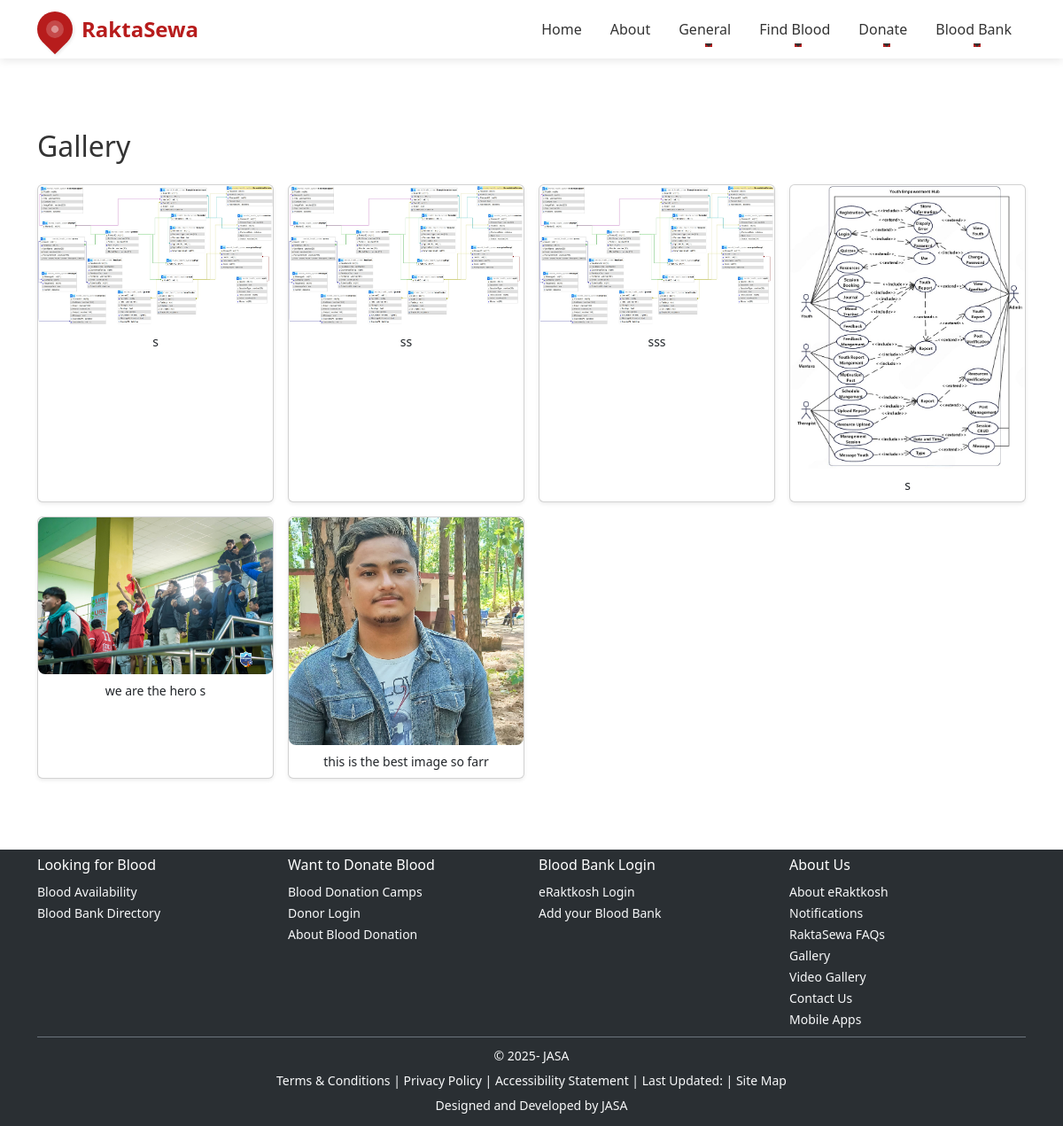
Page /gallery/ on the committed database.
### core/models.py (models this page shows, shortened)
class Gallery(models.Model):
    image = models.ImageField(upload_to='gallery/')
    caption = models.CharField(max_length=255, blank=True)
    uploaded_at = models.DateTimeField(auto_now_add=True)

### core/views.py (the view)
# urls.py: path('gallery/', views.gallery, name='gallery'),
def gallery(request):
    images = Gallery.objects.order_by('-uploaded_at')
    return render(request, 'gallery.html', {'images': images})

### templates/gallery.html (shortened to what this page needs)
{% extends 'base.html' %}
{% load static %}
{% block content %}
<div class="container my-5">
  <h2 class="mb-4">Gallery</h2>
  <div class="row g-3">
    {% for image in images %}
    <div class="col-6 col-md-4 col-lg-3">
      <div class="card shadow-sm h-100">
        <img src="{{ image.image.url }}" class="card-img-top gallery-img" alt="{{ image.caption }}">
        {% if image.caption %}
        <div class="card-body p-2">
          <p class="card-text small text-center">{{ image.caption }}</p>
        </div>
        {% endif %}
      </div>
    </div>
    {% empty %}
    <div class="text-center">No images in the gallery yet.</div>
    {% endfor %}
  </div>
</div>
{% endblock %}

### static/css/styles.css (style rules this page uses)
.gallery-img { border-radius: 8px; transition: transform 0.3s; }

### templates/base.html (style rules this page uses)
:root { --primary-color: #b71c1c; --secondary-color: #880808; --accent-color: #ff5252; --text-color: #333; --light-bg: #f8f9fa; }
body { font-family: 'Segoe UI', Tahoma, Geneva, Verdana, sans-serif; color: var(--text-color); }

### rows in the picture
Gallery: image (picture), caption "s"
Gallery: image (picture), caption "ss"
Gallery: image (picture), caption "sss"
Gallery: image (picture), caption "s"
Gallery: image (picture), caption "we are the hero s"
Gallery: image (picture), caption "this is the best image so farr"
